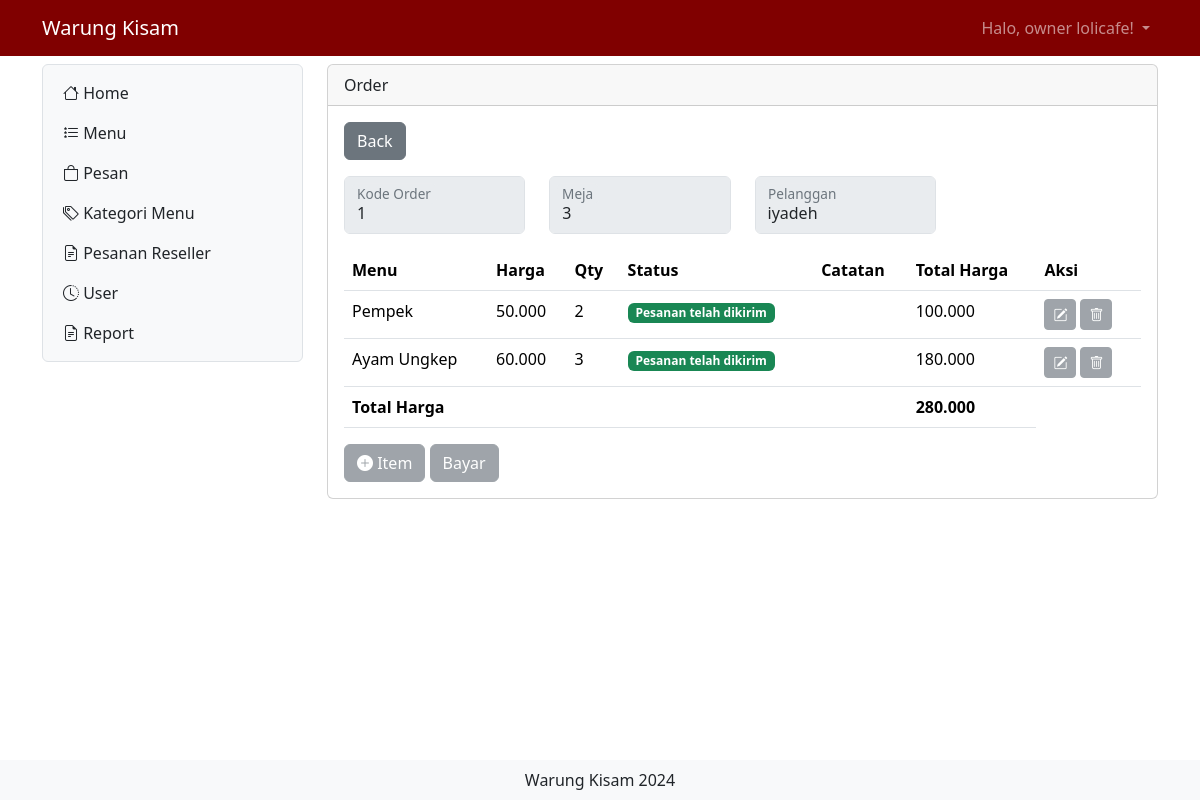
Screenshot of /home.php?x=itempesan&order=1&meja=3&pelanggan=iyadeh (signed in) with the database file from the repository.
### tables this page shows
CREATE TABLE `user` (
  `id` int(11) NOT NULL,
  `nama` varchar(255) NOT NULL,
  `username` varchar(255) NOT NULL,
  `level` int(1) DEFAULT NULL,
  `no_hp` varchar(255) NOT NULL,
  `alamat` varchar(255) NOT NULL,
  `password` varchar(50) NOT NULL
);

CREATE TABLE `list_pesan` (
  `id_list_order` int(11) NOT NULL,
  `menu` int(11) DEFAULT NULL,
  `kode_order` int(30) DEFAULT NULL,
  `jumlah` int(11) DEFAULT NULL,
  `catatan` varchar(255) DEFAULT NULL,
  `status` varchar(30) DEFAULT NULL
);

CREATE TABLE `daftar_menu` (
  `id_menu` int(11) NOT NULL,
  `foto` varchar(255) NOT NULL,
  `nama_menu` varchar(255) NOT NULL,
  `keterangan` varchar(255) NOT NULL,
  `kategori` int(2) NOT NULL,
  `harga` varchar(255) NOT NULL,
  `stok` varchar(255) NOT NULL
);

### itempesan.php (the view, shortened to what the rows shown need)
<?php
include "proses/connect.php";
$query = mysqli_query($conn, "SELECT *, SUM(harga*jumlah) AS jumlah_harga FROM list_pesan
 LEFT JOIN pesan ON pesan.id_order = list_pesan.kode_order
 LEFT JOIN daftar_menu ON daftar_menu.id_menu = list_pesan.menu
 LEFT JOIN pembayaran ON pembayaran.id_pembayaran = pesan.id_order
 GROUP BY id_list_order
 HAVING list_pesan.kode_order = $_GET[order]");
while ($record = mysqli_fetch_array($query)) {
    $result[] = $record;
}
?>
<div class="col-lg-9 mt-2">
    <div class="card">
        <div class="card-body">
            <?php
            if (empty($result)) {
                echo "Data Menu tidak ada/belum diisi";
            } else {
                    ?>
                <div class="table-responsive">
                    <table class="table table-hover">
                        <thead>
                            <tr class="text-nowrap">
                                <th scope="col">Menu</th>
                                <th scope="col">Harga</th>
                                <th scope="col">Qty</th>
                                <th scope="col">Status</th>
                                <th scope="col">Catatan</th>
                                <th scope="col">Total Harga</th>
                                <th scope="col">Aksi</th>
                            </tr>
                        </thead>
                        <tbody>
                            <?php
                            foreach ($result as $row) {
                                ?>
                                <tr>
                                    <td>
                                        <?php echo $row['nama_menu'] ?>
                                    </td>
                                    <td>
                                        <?php echo number_format($row['harga'], 0, ',', '.'); ?>
                                    </td>
                                    <td>
                                        <?php echo $row['jumlah'] ?>
                                    </td>
                                    <td>
                                        <?php if($row['status']==1){
                                            echo "<span class='badge text-bg-primary'>Pesanan diproses</span>";
                                        } elseif($row['status']==2){
                                            echo "<span class='badge text-bg-success'>Pesanan telah dikirim</span>";
                                        }
                                        ?>
                                    </td>
                                    <td>
                                    </td>
                                    <td>
                                        <?php echo number_format($row['jumlah_harga'], 0, ',', '.'); ?>
                                    </td>
                                    <td>
                                        <div class="d-flex">
                                            <button class="<?php echo (!empty($row['id_pembayaran'])) ? "btn btn-secondary  btn-sm me-1 disabled" : "btn btn-warning btn-sm me-1" ;?>" data-bs-toggle="modal"
                                                data-bs-target="#ModalUpdate<?php echo $row['id_list_order'] ?>"><i
                                                    class="bi bi-pencil-square"></i></button>
                                            <button class="<?php echo (!empty($row['id_pembayaran'])) ? "btn btn-secondary  btn-sm me-1 disabled" : "btn btn-danger btn-sm me-1" ;?>" data-bs-toggle="modal"
                                                data-bs-target="#ModalDelete<?php echo $row['id_list_order'] ?>"><i
                                                    class="bi bi-trash"></i></button>
                                        </div>
                                    </td>
                                </tr>
                                <?php
                            }
                            ?>
                        </tbody>
                    </table>
                    <?php
            }
            ?>
            </div>
        </div>
    </div>
</div>

### header.php (shortened to what the rows shown need)
<?php
include "proses/connect.php";
$query = mysqli_query($conn, "SELECT * FROM user WHERE username='$_SESSION[username_warungkisam]'");
?>
<nav class="navbar navbar-dark navbar-expand" style="background-color: maroon">
    <div class="container-lg">
        <div class="collapse navbar-collapse justify-content-end" id="navbarNavDropdown">
            <ul class="navbar-nav">
                <li class="nav-item dropdown">
                    <a class="nav-link dropdown-toggle" href="#" role="button" data-bs-toggle="dropdown"
                        aria-expanded="false">
                        Halo,
                        <?php echo $hasil['nama']; ?>!
                    </a>
                </li>
            </ul>
        </div>
    </div>
</nav>

### rows the page displays
user: nama "owner lolicafe"
list_pesan: menu.nama_menu "Pempek", menu.harga "50.000", jumlah "2", status "Pesanan telah dikirim", jumlah_harga "100.000"
list_pesan: menu.nama_menu "Ayam Ungkep", menu.harga "60.000", jumlah "3", status "Pesanan telah dikirim", jumlah_harga "180.000"

### other values shown
$total "280.000"
